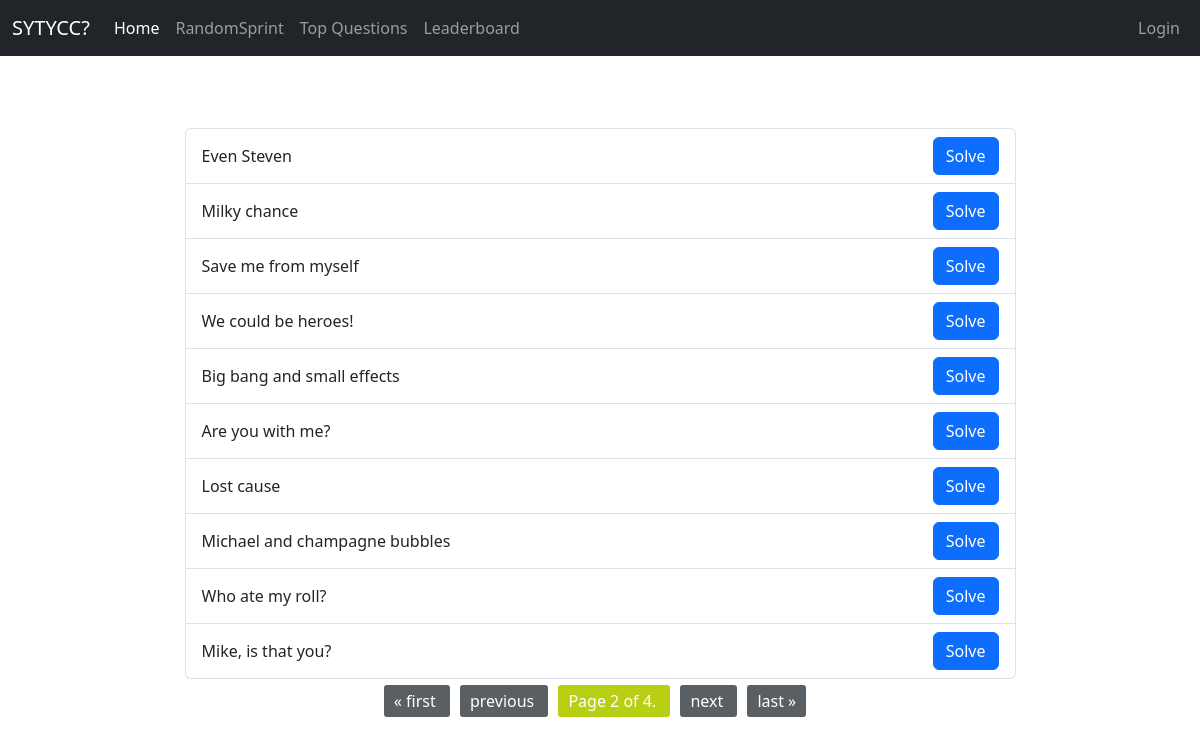
Page /problem_set/?page=2 on the committed database.
### compiler/models.py (models this page shows)
class Problem(models.Model):
    author = models.ForeignKey(User, on_delete=models.CASCADE, blank=True, null=True)
    title = models.CharField(max_length=50)
    description = models.TextField(max_length=4000)
    difficulty = models.CharField(max_length=25)
    inputs = models.TextField(max_length=1000, blank=True, null=True)
    outputs = models.TextField(max_length=1000, blank=True, null=True)
    input_signature = models.JSONField(null=True, blank=True)
    output_type = models.CharField(max_length=50, null=True, blank=True)

### compiler/views.py (the view)
# urls.py: path('problem_set/', views.probelem_set, name='problem_set'),
def probelem_set(request):
    problems = Problem.objects.all()
    paginator = Paginator(problems, 10)
    page_number = request.GET.get('page')
    page_obj = paginator.get_page(page_number)
    return render(request, 'problem_set.html', {'problems': problems, 'page_obj': page_obj})

### templates/problem_set.html (shortened to what this page needs)
{% extends 'base.html' %}
{% block content %}
<br>
<div class="container text-center" >
    <div class="row justify-content-md-center">
            <div class="col-9">
                <ul class="list-group">
                    {% for prob in page_obj %}
                    <li class="list-group-item d-flex justify-content-between align-items-center"><span> {{prob.title}} </span>
                        <span> <a class="btn btn-primary" href="/problems/{{prob.id}}"> Solve </a></span>
                    </li>
                    {% endfor %}
                </ul>
                <div class="pagination">
                    <span class="step-links">
                        {% if page_obj.has_previous %}
                            <a href="?page=1"> &laquo; first </a>
                            <a href="?page={{page_obj.previous_page_number}}"> previous </a>
                        {% endif %}
                        <span class="current text-align-center">
                            Page {{page_obj.number}} of {{page_obj.paginator.num_pages}}.
                        </span>
                        {% if page_obj.has_next %}
                            <a href="?page={{page_obj.next_page_number}}"> next </a>
                            <a href="?page={{page_obj.paginator.num_pages}}"> last &raquo; </a>
                        {% endif %}
                    </span>
                </div>
    </div>
    </div>
</div>
{% endblock %}

### templates/problem_set.html (style rules this page uses)
.pagination { display: flex; justify-content: center; padding: 10px; }
.step-links a { padding: 5px 10px; margin: 0 5px; text-decoration: none; background-color: #5a5f63; color: white; border-radius: 3px; transition: background-color 0.3s ease; }
.step-links .current { padding: 5px 10px; margin: 0 5px; background-color: #b9cf13; color: white; border-radius: 3px; }

### rows in the picture
Problem: title "Even Steven"
Problem: title "Milky chance"
Problem: title "Save me from myself"
Problem: title "We could be heroes!"
Problem: title "Big bang and small effects"
Problem: title "Are you with me?"
Problem: title "Lost cause"
Problem: title "Michael and champagne bubbles"
Problem: title "Who ate my roll?"
Problem: title "Mike, is that you?"

### other values in the picture
{{ page_obj.number }} "2"
{{ page_obj.paginator.num_pages }} "4"
